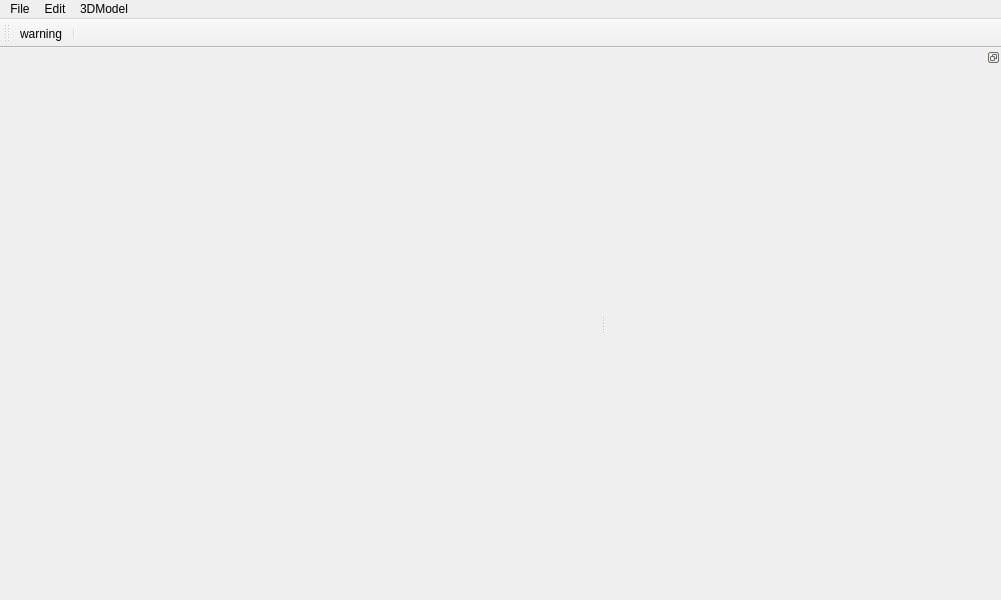
<?xml version="1.0" encoding="UTF-8"?>
<ui version="4.0">
 <class>MainWindow</class>
 <widget class="QMainWindow" name="MainWindow">
  <property name="geometry">
   <rect>
    <x>0</x>
    <y>0</y>
    <width>1001</width>
    <height>600</height>
   </rect>
  </property>
  <property name="minimumSize">
   <size>
    <width>0</width>
    <height>0</height>
   </size>
  </property>
  <property name="windowTitle">
   <string>MainWindow</string>
  </property>
  <widget class="QWidget" name="centralWidget">
   <property name="enabled">
    <bool>true</bool>
   </property>
   <property name="sizePolicy">
    <sizepolicy hsizetype="Fixed" vsizetype="Fixed">
     <horstretch>0</horstretch>
     <verstretch>0</verstretch>
    </sizepolicy>
   </property>
   <property name="minimumSize">
    <size>
     <width>600</width>
     <height>0</height>
    </size>
   </property>
   <layout class="QVBoxLayout" name="verticalLayout"/>
  </widget>
  <widget class="QMenuBar" name="menuBar">
   <property name="geometry">
    <rect>
     <x>0</x>
     <y>0</y>
     <width>1001</width>
     <height>22</height>
    </rect>
   </property>
   <widget class="QMenu" name="menuFile">
    <property name="title">
     <string>File</string>
    </property>
    <widget class="QMenu" name="menuExport">
     <property name="title">
      <string>Export To</string>
     </property>
     <addaction name="actionKML"/>
     <addaction name="actionProtoBuffer"/>
     <addaction name="actionDLM"/>
    </widget>
    <addaction name="actionOpen"/>
    <addaction name="actionOpenFolder"/>
    <addaction name="actionSave"/>
    <addaction name="menuExport"/>
   </widget>
   <widget class="QMenu" name="menuEdit">
    <property name="title">
     <string>Edit</string>
    </property>
    <addaction name="actionPreference"/>
    <addaction name="actionRoadInfo"/>
    <addaction name="actionSelectRoad"/>
    <addaction name="actionSelectLane"/>
    <addaction name="actionSelectLine"/>
    <addaction name="actionSelectSign"/>
   </widget>
   <widget class="QMenu" name="menu3DModel">
    <property name="title">
     <string>3DModel</string>
    </property>
    <addaction name="actionRenderRoad"/>
   </widget>
   <addaction name="menuFile"/>
   <addaction name="menuEdit"/>
   <addaction name="menu3DModel"/>
  </widget>
  <widget class="QToolBar" name="mainToolBar">
   <property name="enabled">
    <bool>true</bool>
   </property>
   <attribute name="toolBarArea">
    <enum>TopToolBarArea</enum>
   </attribute>
   <attribute name="toolBarBreak">
    <bool>false</bool>
   </attribute>
   <addaction name="actionWarning"/>
   <addaction name="separator"/>
  </widget>
  <widget class="QDockWidget" name="dockWidget">
   <property name="minimumSize">
    <size>
     <width>41</width>
     <height>35</height>
    </size>
   </property>
   <property name="features">
    <set>QDockWidget::DockWidgetFloatable|QDockWidget::DockWidgetMovable</set>
   </property>
   <attribute name="dockWidgetArea">
    <number>2</number>
   </attribute>
   <widget class="WebRoadEditor" name="webRoadEditor">
    <property name="minimumSize">
     <size>
      <width>0</width>
      <height>0</height>
     </size>
    </property>
   </widget>
  </widget>
  <action name="actionOpen">
   <property name="text">
    <string>Open</string>
   </property>
  </action>
  <action name="actionSave">
   <property name="text">
    <string>Save</string>
   </property>
  </action>
  <action name="actionOpenFolder">
   <property name="text">
    <string>Open Folder</string>
   </property>
  </action>
  <action name="actionPreference">
   <property name="text">
    <string>Preferences</string>
   </property>
  </action>
  <action name="actionRoadInfo">
   <property name="text">
    <string>RoadInfo</string>
   </property>
  </action>
  <action name="actionSelectRoad">
   <property name="checkable">
    <bool>true</bool>
   </property>
   <property name="text">
    <string>Select Road</string>
   </property>
  </action>
  <action name="actionSelectLane">
   <property name="checkable">
    <bool>true</bool>
   </property>
   <property name="text">
    <string>Select Lane</string>
   </property>
  </action>
  <action name="actionSelectLine">
   <property name="checkable">
    <bool>true</bool>
   </property>
   <property name="text">
    <string>Select Line</string>
   </property>
  </action>
  <action name="actionSelectSign">
   <property name="checkable">
    <bool>true</bool>
   </property>
   <property name="text">
    <string>Select Sign</string>
   </property>
  </action>
  <action name="actionKML">
   <property name="text">
    <string>KML</string>
   </property>
  </action>
  <action name="actionProtoBuffer">
   <property name="text">
    <string>ProtoBuffer</string>
   </property>
  </action>
  <action name="actionRenderRoad">
   <property name="checkable">
    <bool>true</bool>
   </property>
   <property name="text">
    <string>Render Road</string>
   </property>
  </action>
  <action name="actionDLM">
   <property name="text">
    <string>DLM</string>
   </property>
  </action>
  <action name="actionWarning">
   <property name="text">
    <string>warning</string>
   </property>
  </action>
 </widget>
 <layoutdefault spacing="6" margin="11"/>
 <customwidgets>
  <customwidget>
   <class>WebRoadEditor</class>
   <extends>QWidget</extends>
   <header>view/WebRoadEditor.h</header>
   <container>1</container>
  </customwidget>
 </customwidgets>
 <resources/>
 <connections/>
</ui>
